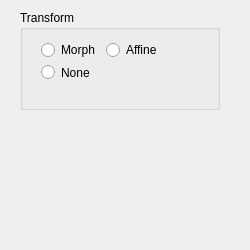
<?xml version="1.0" encoding="UTF-8"?>
<ui version="4.0">
 <class>RegisterWithCorrespondences</class>
 <widget class="QDialog" name="RegisterWithCorrespondences">
  <property name="geometry">
   <rect>
    <x>0</x>
    <y>0</y>
    <width>250</width>
    <height>250</height>
   </rect>
  </property>
  <property name="minimumSize">
   <size>
    <width>250</width>
    <height>150</height>
   </size>
  </property>
  <property name="windowTitle">
   <string>RegisterWithCorrespondences</string>
  </property>
  <widget class="QGroupBox" name="transformGroupBox_">
   <property name="geometry">
    <rect>
     <x>20</x>
     <y>10</y>
     <width>200</width>
     <height>100</height>
    </rect>
   </property>
   <property name="minimumSize">
    <size>
     <width>200</width>
     <height>100</height>
    </size>
   </property>
   <property name="title">
    <string>Transform</string>
   </property>
   <widget class="QWidget" name="layoutWidget">
    <property name="geometry">
     <rect>
      <x>10</x>
      <y>21</y>
      <width>141</width>
      <height>61</height>
     </rect>
    </property>
    <layout class="QFormLayout" name="formLayout">
     <item row="1" column="0">
      <widget class="QRadioButton" name="morphRadioButton_">
       <property name="text">
        <string>Morph</string>
       </property>
      </widget>
     </item>
     <item row="2" column="0">
      <widget class="QRadioButton" name="noneRadioButton_">
       <property name="text">
        <string>None</string>
       </property>
      </widget>
     </item>
     <item row="1" column="1">
      <widget class="QRadioButton" name="affineRadioButton_">
       <property name="text">
        <string>Affine</string>
       </property>
      </widget>
     </item>
    </layout>
   </widget>
  </widget>
 </widget>
 <layoutdefault spacing="6" margin="11"/>
 <resources/>
 <connections/>
</ui>
